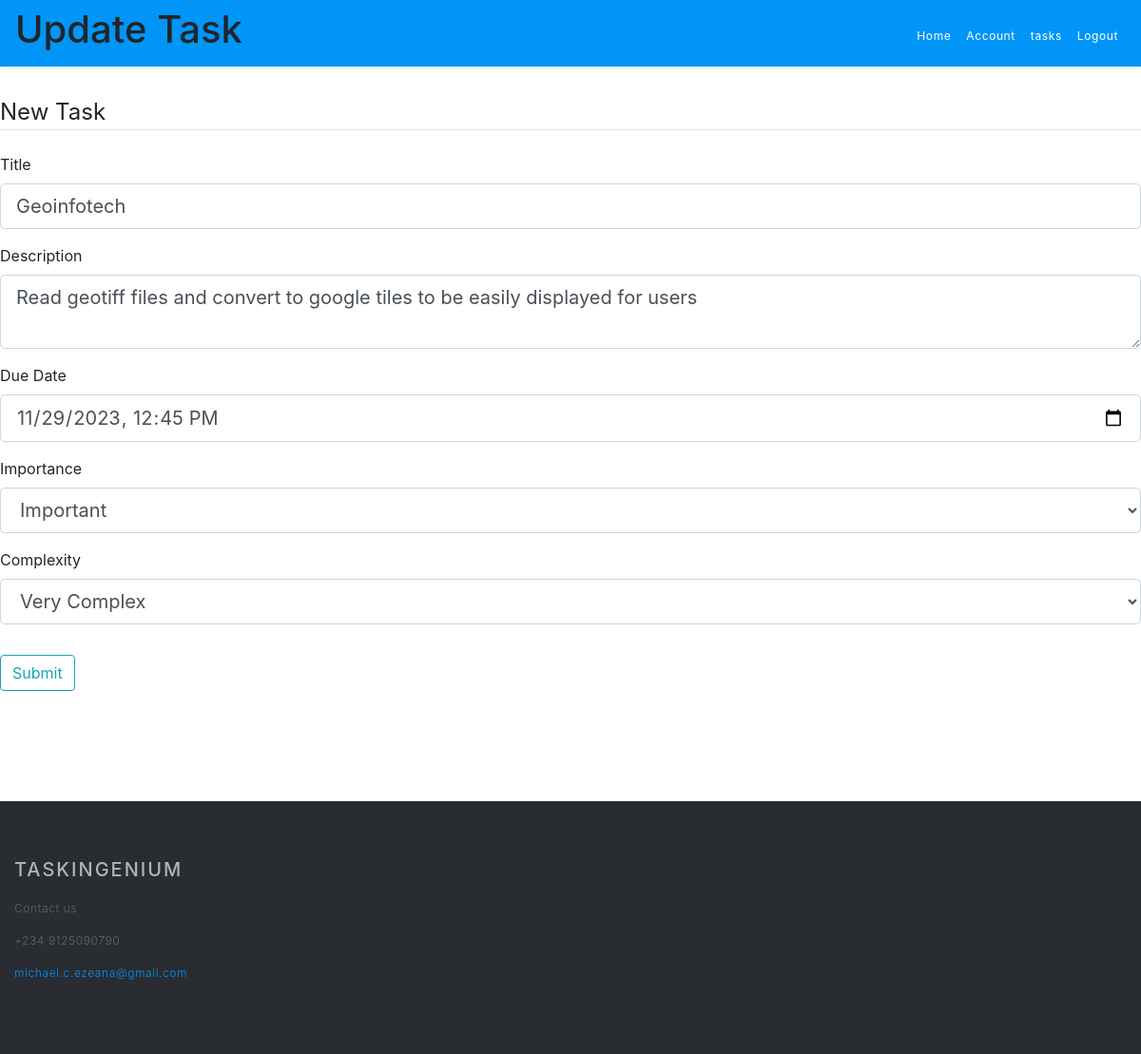
Screenshot of /task/0347610dd702d8833f786cc1632939923b39ab3c/update_task (signed in) with the database file from the repository.
### TaskApp/models.py (models this page shows, shortened)
class Task(db.Model):
    task_id = db.Column(db.Integer, primary_key=True)
    title = db.Column(db.String(100), nullable=False)
    date_posted = db.Column(db.DateTime, nullable=False, default=datetime.datetime.now())
    due_date=db.Column(db.DateTime, nullable=False)
    description = db.Column(db.Text, nullable=False)
    importance=db.Column(db.String, nullable=False)
    complexity=db.Column(db.String, nullable=False)
    task_secret=db.Column(db.String(20), nullable=False)
    completed = db.Column(db.Boolean, default=False)
    user_id = db.Column(db.Integer, db.ForeignKey('user.id'), nullable=False)

### TaskApp/tasks/routes.py (the view)
@tasks.route("/task/<task_secret>/update_task", methods=["GET","POST"])
@login_required
def update_task(task_secret):
    task=Task.query.filter_by(task_secret=task_secret).first_or_404()
    if task.user_id != current_user.id:
        abort(403)
    form=TaskForm()
    if form.validate_on_submit():
        task.title=form.title.data
        task.description=form.description.data
        task.due_date= form.due_date.data
        task.importance=form.importance.data
        task.complexity=form.complexity.data
        db.session.add(task)
        db.session.commit()
        flash('Your Task Has Been Updated', 'success')
        return redirect(url_for("tasks.task_list", user_id=current_user.id))
    elif request.method == 'GET':
        form.title.data=task.title
        form.due_date.data=task.due_date
        form.description.data=task.description
        form.importance.data=task.importance
        form.complexity.data=task.complexity
    return render_template("create_task.html", title="Update Task", legend="New Task", form=form)

### TaskApp/tasks/forms.py
class TaskForm(FlaskForm):
    title = StringField("Title", validators=[DataRequired()])
    description = TextAreaField("Description", validators=[DataRequired()])
    due_date = DateTimeLocalField("Due Date", validators=[DataRequired()], format='%Y-%m-%dT%H:%M')
    importance = SelectField("Importance", choices=[('Not really important', 'Not really important'), ('Important', 'Important'), ('Very Important', 'Very Important')], coerce=str, validators=[DataRequired()])
    complexity = SelectField("Complexity", choices=[('Easy', 'Easy'), ('Ok', 'Ok'), ('Very Complex', 'Very Complex')], coerce=str, validators=[DataRequired()])
    submit=SubmitField("Submit")

### TaskApp/models.py (called while the page is built)
@login_manager.user_loader
def load_user(user_id):
    return User.query.get(int(user_id))

### TaskApp/templates/create_task.html (shortened to what this page needs)
{% extends "layout.html" %}
{% block content %}
<div class="content-section">
    <form method="POST" action="">
        <fieldset class="form-group">
            <legend class="border-bottom mb-4">{{ legend }}</legend>
            <div class="form-group">
                {{ form.title.label(class="form-control-label") }}
                {% if form.title.errors %}
                    {{ form.title(class="form-control form-control-lg is-invalid") }}
                    <div class="invalid-feedback">
                        {% for error in form.title.errors %}
                            <span>{{ error }}</span>
                        {% endfor %}
                    </div>
                {% else %}
                    {{ form.title(class="form-control form-control-lg") }}
                {% endif %}
            </div>
            <div class="form-group">
                {{ form.description.label(class="form-control-label") }}
                {% if form.description.errors %}
                    {{ form.description(class="form-control form-control-lg is-invalid") }}
                    <div class="invalid-feedback">
                        {% for error in form.description.errors %}
                            <span>{{ error }}</span>
                        {% endfor %}
                    </div>
                {% else %}
                    {{ form.description(class="form-control form-control-lg") }}
                {% endif %}
                </div>
                <div class="form-group">
                    {{ form.due_date.label(class="form-control-label") }}
                    {% if form.due_date.errors %}
                        {{ form.due_date(class="form-control form-control-lg is-invalid") }}
                        <div class="invalid-feedback">
                            {% for error in form.due_date.errors %}
                                <span>{{ error }}</span>
                            {% endfor %}
                        </div>
                    {% else %}
                        {{ form.due_date(class="form-control form-control-lg",type="datetime-local") }}
                    {% endif %}
                    </div>
                    <div class="form-group">
                        {{ form.importance.label(class="form-control-label") }}
                        {% if form.importance.errors %}
                            {{ form.importance(class="form-control form-control-lg is-invalid") }}
                            <div class="invalid-feedback">
                                {% for error in form.importance.errors %}
                                    <span>{{ error }}</span>
                                {% endfor %}
                            </div>
                        {% else %}
                            {{ form.importance(class="form-control form-control-lg", id="importance") }}
                        {% endif %}
                    </div>
                    <div class="form-group">
                        {{ form.complexity.label(class="form-control-label") }}
                        {% if form.complexity.errors %}
                            {{ form.complexity(class="form-control form-control-lg is-invalid") }}
                            <div class="invalid-feedback">
                                {% for error in form.complexity.errors %}
                                    <span>{{ error }}</span>
                                {% endfor %}
                            </div>
                        {% else %}
                            {{ form.complexity(class="form-control form-control-lg", id="complexity") }}
                        {% endif %}
                    </div>
            </fieldset>
            <div class="form-group">
                {{ form.submit(class="btn btn-outline-info") }}
            </div>
        </form>
    </div>
{% endblock content %}

### TaskApp/static/css/main.css (style rules this page uses)
body { font-family: 'Roboto', sans-serif; color: #3a3f52; }

### rows the page displays
Task: title "Geoinfotech", description "Read geotiff files and convert to google tiles to be easily displayed for users", due_date "11/29/2023 12:45", importance "Important", complexity "Very Complex"

### other values shown
{{ title }} "Update Task"
{{ legend }} "New Task"
